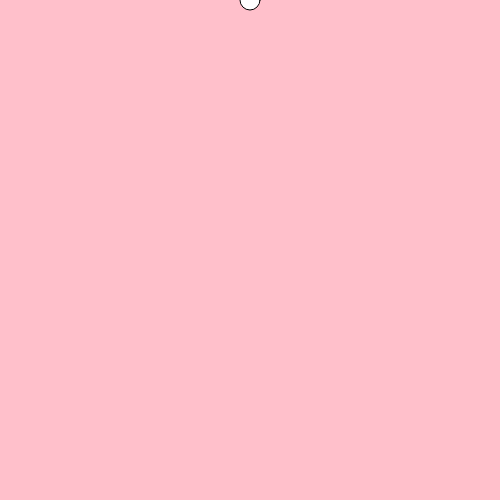
Frame 1 (no input)
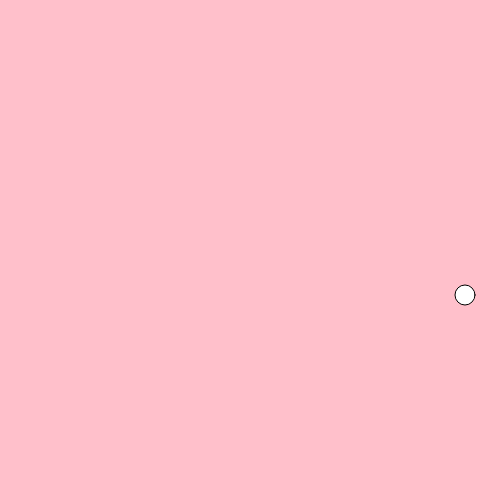
Frame 60 (no input)
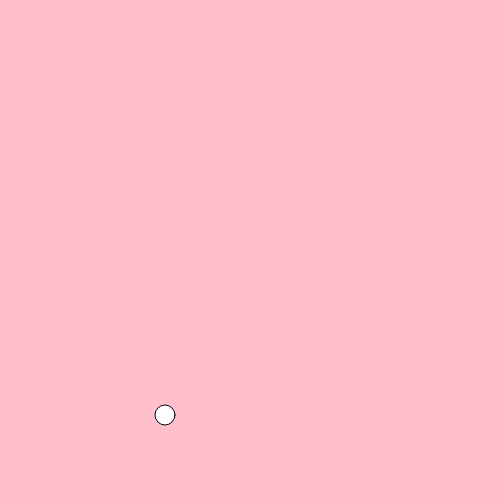
Frame 120 (the mouse pressed at the canvas centre since frame 60)

The p5.js sketch that drew these frames (run headless with seeded random() and noise() and a simulated clock; from frame 60 on, the mouse is pressed at the canvas centre):

// p5.js sketch
// ── sketch.js
var xPos = 0;
var yPos = 0;
var ballSize = 20;

//3
var trigger = false;

//7
var trigger2 = false;

//5
var speed = 5;

function setup() {
  // put setup code here
  createCanvas(500,500);
  xPos = width/2;
  //6 change ball to move horizontal
  //7 null out to make bounce around, or keep not null to go diagonal
  // yPos = width/2;
}

function draw() {
  // put drawing code here
  background("pink");
  ellipse(xPos, yPos, ballSize, ballSize);

  //3 engine that moves ball forward and back
  if(trigger == false){
    //yPos++;
    yPos+=speed;
  }else{
    //yPos--;
    yPos-=speed;
  }

  //7
  if(trigger2 == false){
    xPos+=speed;
  }else{
    xPos-=speed;
  }

  // 4 sensors
  if(yPos > height){
    trigger = true;
  }

  if(yPos < 0){
    trigger = false;
  }

  //7
  if(xPos > width){
    trigger2 = true;
  }

  if(xPos < 0){
    trigger2 = false;
  }
  }
